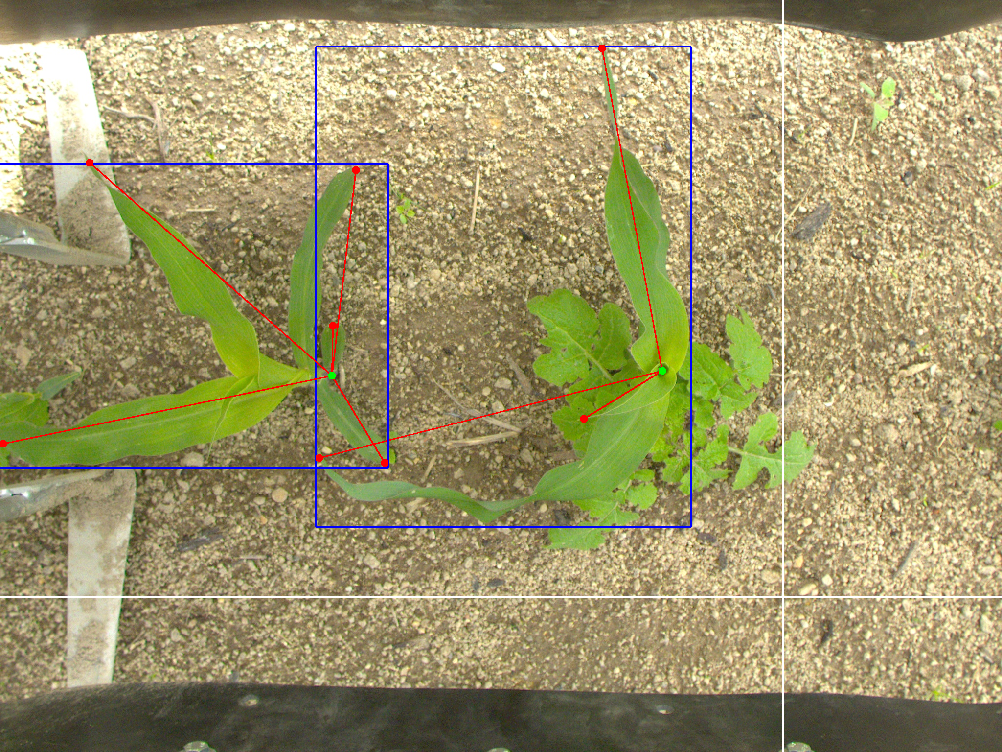
#> input picture illustration.png, 1002 x 752 px; its folder holds only this picture in this run
$ python main.py .
#> lines starting #> are read from the running program, lines starting #| are printed output that depends on the picture
import argparse
import cv2 as cv
from functools import lru_cache
from xxhash import xxh64_digest
import json
import logging
import os
from time import monotonic


def hashed_color(value: str):
    return (*xxh64_digest(value.encode())[:3],)


class PointAnnotation:
    # [12 lines left out: functions __init__, draw_on, not called in this run]

    def json_repr(self):
        return {"kind": self.kind, "location": {"x": self.x, "y": self.y}}

    # [4 lines left out: function from_json, not called in this run]


class BoxAnnotation:
    # [5 lines left out: function __init__, not called in this run]

    def update_tail(self, x, y):
        self.x2 = x
        self.y2 = y

    @property
    def x_min(self): return min(self.x, self.x2)

    @property
    def y_min(self): return min(self.y, self.y2)

    @property
    def x_max(self): return max(self.x, self.x2)

    @property
    def y_max(self): return max(self.y, self.y2)

    @property
    def width(self): return self.x_max - self.x_min

    @property
    def height(self): return self.y_max - self.y_min

    @property
    def x_mid(self): return int((self.x_min + self.x_max) / 2)

    @property
    def y_mid(self): return int((self.y_min + self.y_max) / 2)

    # [20 lines left out: functions draw_on, json_repr, from_json, not called in this run]


class PlantAnnotation:
    # [49 lines left out: functions __init__, append_point, draw_on, not called in this run]

    @property
    def is_empty(self):
        return not self.points and not self.box

    def json_repr(self):
        box = self.box.json_repr() if self.box else None
        return {"label": self.label, "box": box, "parts": [p.json_repr() for p in self.points]}

    # [6 lines left out: function from_json, not called in this run]


class ImageAnnotation:
    def __init__(self, annotations=None, img_size=None):
        self.annotations = annotations or []
        self.img_size = img_size
        self._target_index = len(annotations) - 1 if annotations else None

    @property
    def target_index(self):
        return self._target_index

    @target_index.setter
    def target_index(self, value):
        self._target_index = value % len(self) if len(self) != 0 else None

    @property
    def target(self):
        return self.annotations[self.target_index]

    @property
    def last(self):
        return self.annotations[-1]

    def append(self, annotation):
        self.annotations.append(annotation)
        self.target_index = len(self.annotations) - 1

    # [6 lines left out: function pop_target, not called in this run]

    def draw_on(self, image, style=None):
        style = style or {}
        for annotation in self.annotations:
            annotation.draw_on(image, style)

        if len(self.annotations) > 0:
            if len(self.target.points) > 0:
                radius = int(style.get("radius", 8) * 0.5)
                cv.circle(image, (self.target.points[0].x, self.target.points[0].y),
                    radius=radius, color=(255, 0, 0), thickness=-1, lineType=cv.LINE_AA)
            elif self.target.box is not None:
                radius = int(style.get("radius", 8) * 0.5)
                offset = int(1/100 * min(image.shape[:2]))
                cv.circle(image, (self.target.box.x_min, self.target.box.y_min - offset),
                    radius=radius, color=(255, 0, 0), thickness=-1, lineType=cv.LINE_AA)

    def __len__(self):
        return len(self.annotations)

    @property
    def is_empty(self):
        return len(self) == 0

    # [5 lines left out: function create_annotation_if_needed, not called in this run]

    def reset(self):
        self.annotations = []
        self.target_index = None

    def load_from_json(self, json_file):
        if not os.path.isfile(json_file):
            self.reset()
            return self

        with open(json_file, "r") as f: data = json.loads(f.read())
        self.annotations = [PlantAnnotation.from_json(crop) for crop in data["objects"]]
        self.target_index = len(self.annotations) - 1
        logging.info(f"Annotations loaded from json file '{json_file}'")

        return self

    def save_json(self, image_path, save_dir):
        image_name = os.path.basename(image_path)
        save_name = os.path.join(save_dir, os.path.splitext(image_name)[0]) + ".json"

        if self.is_empty or self.annotations[0].is_empty:  # Hacky thing...?
            if os.path.isfile(save_name):
                os.remove(save_name)
                logging.info(f"Json file {save_name} removed because it was empty")
            return

        json_repr = {
            "image_path": image_path,
            "objects": [c.json_repr() for c in self.annotations if not c.is_empty]}

        data = json.dumps(json_repr, indent=2)
        with open(save_name, "w") as f: f.write(data)

        logging.info(f"Saved Json file '{save_name}'")

    # [4 lines left out: function from_json, not called in this run]


class TargetCursor:
    def __init__(self, x=0, y=0):
        self.x = x
        self.y = y

    def update(self, x, y):
        self.x = x
        self.y = y

    def draw_on(self, image, style=None):
        style = style or {}
        thickness = style.get("thickness", 2)
        (h, w) = image.shape[:2]

        cv.line(image, pt1=(0, self.y), pt2=(w, self.y),
            color=(255, 255, 255), thickness=thickness, lineType=cv.LINE_AA)
        cv.line(image, pt1=(self.x, 0), pt2=(self.x, h),
            color=(255, 255, 255), thickness=thickness, lineType=cv.LINE_AA)


class LabelView:
    def __init__(self, label):
        self.label = label

    def draw_on(self, image, style=None):
        style = style or {}
        thickness = style.get("thickness", 2)
        font_scale = style.get("font_scale", 0.33) * 1.25
        font_face = style.get("font_face", cv.FONT_HERSHEY_DUPLEX)
        offset = int(1/100 * min(image.shape[:2]))

        text = "Current crop label: " + self.label.upper()
        (_, _), b = cv.getTextSize(text, font_face, font_scale, thickness)
        org_x = offset
        org_y = image.shape[0] - offset - b

        cv.putText(image, text, org=(org_x, org_y),
            fontFace=font_face, fontScale=font_scale, color=(255, 255, 255),
            thickness=thickness, lineType=cv.LINE_AA)


class ImageNameView:
    def __init__(self, name):
        self.name = os.path.basename(name)

    def update(self, name):
        self.name = os.path.basename(name)

    def draw_on(self, image, style=None):
        style = style or {}
        thickness = style.get("thickness", 2)
        font_scale = style.get("font_scale", 0.33) * 1.25
        font_face = style.get("font_face", cv.FONT_HERSHEY_DUPLEX)
        offset = int(1/100 * min(image.shape[:2]))

        (w, _), b = cv.getTextSize(self.name, font_face, font_scale, thickness)
        org_x = image.shape[1] - offset - w
        org_y = image.shape[0] - offset - b

        cv.putText(image, self.name, org=(org_x, org_y),
            fontFace=font_face, fontScale=font_scale, color=(255, 255, 255),
            thickness=thickness, lineType=cv.LINE_AA)


class Canvas:
    def __init__(self, image, drawables=None):
        self.image = image
        self.drawables = drawables or []

    def render(self):
        draw_img = self.image.copy()
        short_side = min(draw_img.shape[:2])
        style = {
            "radius": int(0.3/100 * short_side) + 1,
            "thickness": int(0.1/100 * short_side) + 1,
            "font_scale": 0.05/100 * short_side,
            "font_face": cv.FONT_HERSHEY_DUPLEX
        }
        [d.draw_on(draw_img, style) for d in self.drawables]

        return draw_img


class RefCell:
    def __init__(self, value):
        self.value = value


def images_in(folder):
    image_extensions = [".jpg", ".jpeg", ".png"]

    return [os.path.join(folder, file)
        for file in os.listdir(folder)
        if os.path.splitext(file)[1] in image_extensions and file[0] != "."]


class ImageReader:
    def __init__(self, image_folder):
        self.folder = image_folder
        self.images = sorted(images_in(image_folder))
        self._index = 0

        assert len(self.images) > 0, "No images"

    @property
    def index(self):
        return self._index

    @index.setter
    def index(self, value):
        self._index = min(max(value, 0), len(self) - 1)

    def next(self):
        self.index += 1
        return self.img

    def prev(self):
        self.index -= 1
        return self.img

    @property
    def img(self):
        return self._img_for_index(self.index)

    @lru_cache(maxsize=64)
    def _img_for_index(self, index):
        return cv.imread(self.images[index])

    @property
    def img_name(self):
        return self.images[self.index]

    def __len__(self):
        return len(self.images)


def create_dir_if_needed(directory):
    if not os.path.isdir(directory):
        os.mkdir(directory)


def json_name_for(image, save_dir):
    basename = os.path.basename(image)
    return os.path.join(save_dir, os.path.splitext(basename)[0]) + ".json"


def parse_args():
    parser = argparse.ArgumentParser(
        description="Annotation software for structure annotation.")
    parser.add_argument("directory", help="Directory where images are stored.")
    parser.add_argument("--save_dir", "-s", default=None,
        help="Save directory for annotations. Default is the same as input directory.")
    parser.add_argument("--labels", "-l", nargs="+", default=["unknown"],
        help="Labels for crop elements. Can be accessed with 1-9 keys. Maximum is 9.")

    args = parser.parse_args()

    assert os.path.isdir(args.directory), "The input diretory you specified does not exists."
    assert len(images_in(args.directory)) > 0, "No image found in input directory. Supported images types: .jpg, .png."

    assert len(args.labels) < 10, "Can't define more than 9 labels because there are only 9 numbers in the decimal system used on keyboards and I did not count 0 to a be a number so the maximum is 9, not 10. Maybe I'll add two keys for changing labels (- and +) so this limits will no longer holds in the future."

    if not args.save_dir:
        args.save_dir = args.directory
    create_dir_if_needed(args.save_dir)

    return args


def main():
    logging.basicConfig(
        filename="logs.log", level=logging.DEBUG,
        filemode="w", format="%(asctime)s %(message)s")
    logging.info("Application started")

    args = parse_args()
    input_dir = args.directory
    save_dir = args.save_dir
    labels = args.labels

    label = labels[0]  # `labels` is never empty
    img_reader = ImageReader(input_dir)

    cv.namedWindow("Crop Structure Annotation Tool", cv.WINDOW_NORMAL)
    cv.resizeWindow("Crop Structure Annotation Tool", 800, 800)
    need_rerendering = RefCell(True)
    t_previous_down = RefCell(0.0)

    store = ImageAnnotation().load_from_json(json_name_for(img_reader.img_name, save_dir))
    cursor = TargetCursor()
    label_view = LabelView(label)
    image_name_view = ImageNameView(img_reader.img_name)
    canvas = Canvas(img_reader.img, [store, label_view, image_name_view, cursor])
#> in _img_for_index, returned value is the input picture: shape (752, 1002, 3); mean B, G, R 105.1, 149.2, 157.3
#> in __init__, `self.drawables = drawables or []`: self.drawables = 4 items

    # [26 lines left out: function on_mouse_event, not called in this run]

    cv.setMouseCallback("Crop Structure Annotation Tool", on_mouse_event)

    while True:
        if need_rerendering.value:
            draw_img = canvas.render()
#> in draw_on, `cv.line(image, pt1=(self.x, 0), pt2=(self.x, h), color=(255, 255, 255)..`:
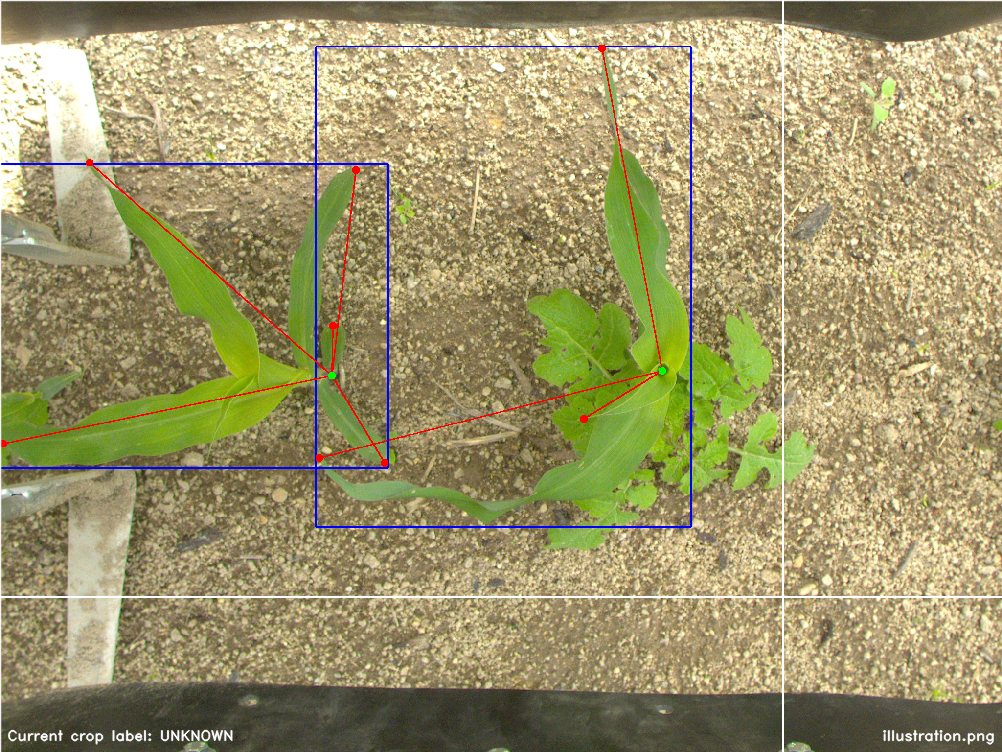
#> image: shape (752, 1002, 3); mean B, G, R 105.9, 149.9, 158
            cv.imshow("Crop Structure Annotation Tool", draw_img)
            need_rerendering.value = False

        key = cv.waitKey(15) & 0xFF
#> (key q is pressed here)
        if key == ord("q"):
            store.save_json(img_reader.img_name, save_dir)
            logging.info("Quiting application (cause: key 'q' pressed)")
            break
        elif key == ord("z"):
            if not store.is_empty:
                need_rerendering.value = True
                if not store.target.is_empty:
                    if store.target.box:
                        store.target.box = None
                        logging.info("Last box annotation removed (key 'z' pressed)")
                    else:
                        store.target.points.pop()
                        logging.info("Last keypoint annotation removed (key 'z' pressed)")
                else:
                    store.pop_target()
                    logging.info("Last Crop annotation removed (key 'z' pressed)")
            else:
                logging.info("Key 'z' pressed but there is no annotation to remove")
        elif key == ord("a"):
            need_rerendering.value = True
            if not store.is_empty and not store.last.is_empty:
                store.append(PlantAnnotation(label))
                logging.info(f"New crop annotation with label '{label}' added (key 'a' pressed)")
            else:
                store.target_index = len(store.annotations) - 1
                logging.info("Key 'a' pressed but no crop annotation added, an empty annotation is already in use")
        elif key in [ord(f"{n}") for n in range(1, 10)]:
            index = int(chr(key))
            if index <= len(labels):
                need_rerendering.value = True
                label = labels[index - 1]
                label_view.label = label
                if not store.is_empty:
                    store.target.label = label
                logging.info(f"Current crop label set to {label}")
        elif key == ord("e"):
            if img_reader.index > 0:
                store.save_json(img_reader.img_name, save_dir)
                canvas.image = img_reader.prev()
                image_name_view.update(img_reader.img_name)
                logging.info(f"Moved to previous image '{img_reader.img_name}'")
                store.load_from_json(json_name_for(img_reader.img_name, save_dir))
                need_rerendering.value = True
        elif key == ord("r"):
            if img_reader.index < len(img_reader) - 1:
                store.save_json(img_reader.img_name, save_dir)
                canvas.image = img_reader.next()
                image_name_view.update(img_reader.img_name)
                logging.info(f"Moved to next image '{img_reader.img_name}'")
                store.load_from_json(json_name_for(img_reader.img_name, save_dir))
                need_rerendering.value = True
        elif key == ord("s"):
                store.save_json(img_reader.img_name, save_dir)
        elif key == ord("w"):
            if not store.is_empty:
                store.target_index -= 1
            logging.info("Targeted crop changed to previous one")
            need_rerendering.value = True
        elif key == ord("x"):
            if not store.is_empty:
                store.target_index += 1
            logging.info("Targeted crop changed to next one")
            need_rerendering.value = True

    cv.destroyAllWindows()
    logging.info("Application ended")


if __name__ == "__main__":
    main()
